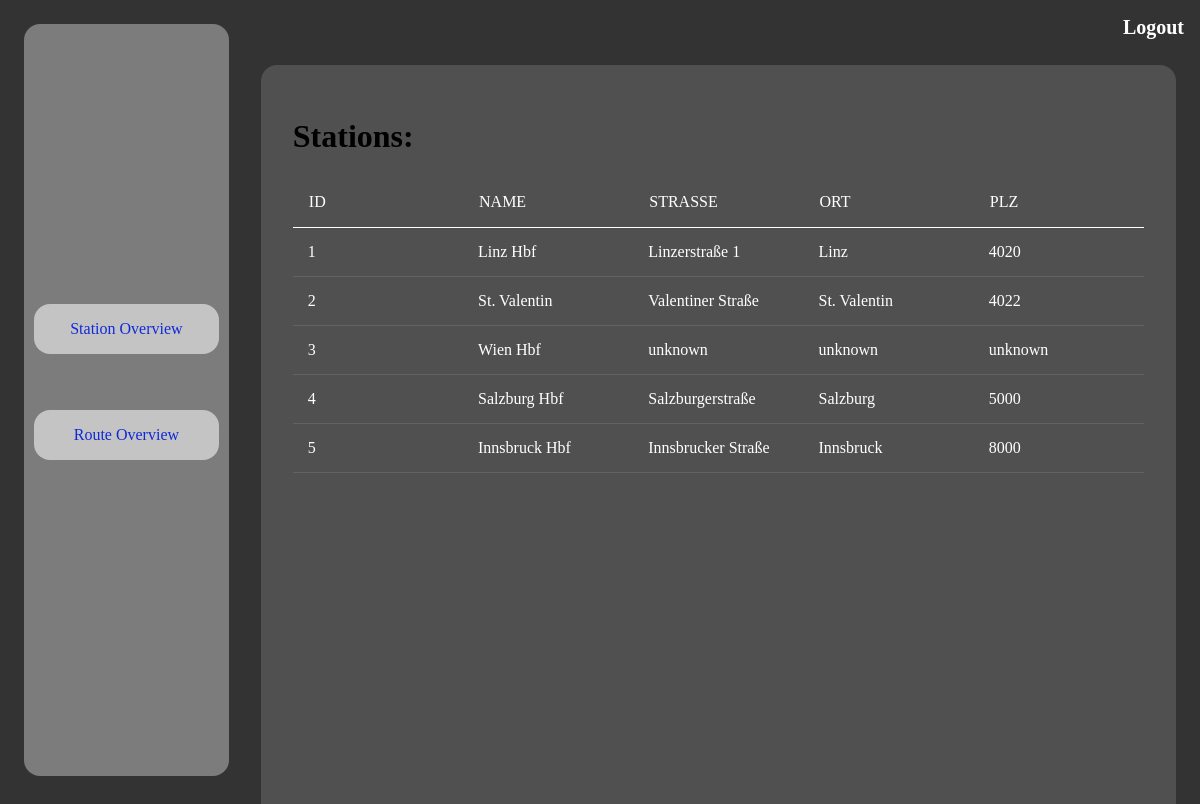
The app's page /station/overview/ma (signed in) with its own data.
### app/models.py (models this page shows)
class Station(db.Model):
    id = db.Column(db.Integer, primary_key=True)
    name = db.Column(db.String(64), index=True, unique=True)
    road = db.Column(db.String(120))
    place = db.Column(db.String(120))
    postal = db.Column(db.String(120))

### app/routes.py (the view)
@app.route('/station/overview/ma')
@login_required
def station_ma_overview():
    stations = Station.query.all()
    return render_template("station_ma_overview.html", title='Stations', stations=stations)

### app/models.py (called while the page is built)
@login.user_loader
def load_user(id):
    return User.query.get(int(id))

### app/templates/station_ma_overview.html
{% extends "base_ma.html" %}
{% block content %}
    <div>
    <h1>Stations: </h1>
    </div>
    <table >
            <thead style="border-radius: 0.5rem">
    <tr class="tableHeader">
        <th>ID </th>
        <th>Name </th>
        <th>Straße</th>
        <th>Ort</th>
        <th>PLZ</th>
    </tr>
            </thead>
    <tbody>
    {% for station in stations %}
    <tr class="tableContent">
    <td> {{ station.id }} </td>
    <td> {{ station.name }}</td>
    <td> {{ station.road }}</td>
    <td> {{ station.place }}</td>
    <td> {{ station.postal }}</td>
    </tr>
                {% endfor %}
</tbody>
    </table>
    </div>
{% endblock %}

### app/static/stylesheet.css (style rules this page uses)
*, *::before, *::after { box-sizing: border-box; }
body { background-color: #333333; }
table { width: 100%; table-layout: fixed; border-collapse: collapse; }
.tableHeader { border-bottom: 1px solid white; }
.tableContent { overflow-x: auto; margin-top: 0; }
th { padding: 1rem; text-align: left; color: #fff; text-transform: uppercase; font-weight: normal; }
td { padding: 15px; text-align: left; vertical-align: middle; color: #fff; border-bottom: solid 1px rgba(255, 255, 255, 0.1); }

### records on screen
Station: id "1", name "Linz Hbf", road "Linzerstraße 1", place "Linz", postal "4020"
Station: id "2", name "St. Valentin", road "Valentiner Straße", place "St. Valentin", postal "4022"
Station: id "3", name "Wien Hbf", road "unknown", place "unknown", postal "unknown"
Station: id "4", name "Salzburg Hbf", road "Salzburgerstraße", place "Salzburg", postal "5000"
Station: id "5", name "Innsbruck Hbf", road "Innsbrucker Straße", place "Innsbruck", postal "8000"
